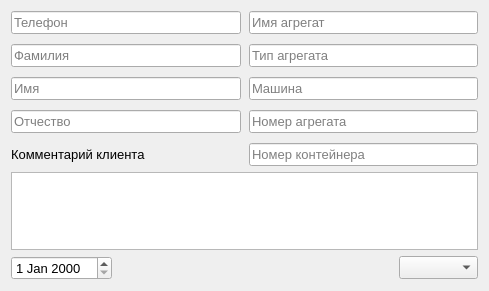
<?xml version="1.0" encoding="UTF-8"?>
<ui version="4.0">
 <class>ContentWidgetServiceCreator</class>
 <widget class="QWidget" name="ContentWidgetServiceCreator">
  <property name="geometry">
   <rect>
    <x>0</x>
    <y>0</y>
    <width>489</width>
    <height>291</height>
   </rect>
  </property>
  <property name="windowTitle">
   <string>Form</string>
  </property>
  <layout class="QVBoxLayout" name="verticalLayout">
   <item>
    <layout class="QGridLayout" name="gridLayout">
     <property name="horizontalSpacing">
      <number>8</number>
     </property>
     <property name="verticalSpacing">
      <number>10</number>
     </property>
     <item row="0" column="0">
      <widget class="QLineEdit" name="telephone">
       <property name="font">
        <font>
         <pointsize>10</pointsize>
        </font>
       </property>
       <property name="placeholderText">
        <string>Телефон</string>
       </property>
      </widget>
     </item>
     <item row="0" column="1">
      <widget class="QLineEdit" name="agregateName">
       <property name="font">
        <font>
         <pointsize>10</pointsize>
        </font>
       </property>
       <property name="placeholderText">
        <string>Имя агрегат</string>
       </property>
      </widget>
     </item>
     <item row="1" column="0">
      <widget class="QLineEdit" name="surname">
       <property name="font">
        <font>
         <pointsize>10</pointsize>
        </font>
       </property>
       <property name="placeholderText">
        <string>Фамилия</string>
       </property>
      </widget>
     </item>
     <item row="1" column="1">
      <widget class="QLineEdit" name="agregateType">
       <property name="font">
        <font>
         <pointsize>10</pointsize>
        </font>
       </property>
       <property name="placeholderText">
        <string>Тип агрегата</string>
       </property>
      </widget>
     </item>
     <item row="2" column="0">
      <widget class="QLineEdit" name="name">
       <property name="font">
        <font>
         <pointsize>10</pointsize>
        </font>
       </property>
       <property name="placeholderText">
        <string>Имя</string>
       </property>
      </widget>
     </item>
     <item row="2" column="1">
      <widget class="QLineEdit" name="car">
       <property name="font">
        <font>
         <pointsize>10</pointsize>
        </font>
       </property>
       <property name="placeholderText">
        <string>Машина</string>
       </property>
      </widget>
     </item>
     <item row="3" column="0">
      <widget class="QLineEdit" name="patronymic">
       <property name="font">
        <font>
         <pointsize>10</pointsize>
        </font>
       </property>
       <property name="placeholderText">
        <string>Отчество</string>
       </property>
      </widget>
     </item>
     <item row="3" column="1">
      <widget class="QLineEdit" name="agregateNumber">
       <property name="font">
        <font>
         <pointsize>10</pointsize>
        </font>
       </property>
       <property name="placeholderText">
        <string>Номер агрегата</string>
       </property>
      </widget>
     </item>
     <item row="4" column="0">
      <widget class="QLabel" name="label">
       <property name="font">
        <font>
         <pointsize>10</pointsize>
        </font>
       </property>
       <property name="text">
        <string>Комментарий клиента</string>
       </property>
      </widget>
     </item>
     <item row="4" column="1">
      <widget class="QLineEdit" name="boxNumber">
       <property name="font">
        <font>
         <pointsize>10</pointsize>
        </font>
       </property>
       <property name="placeholderText">
        <string>Номер контейнера</string>
       </property>
      </widget>
     </item>
    </layout>
   </item>
   <item>
    <widget class="QPlainTextEdit" name="comments">
     <property name="font">
      <font>
       <pointsize>10</pointsize>
      </font>
     </property>
     <property name="documentTitle">
      <string/>
     </property>
     <property name="plainText">
      <string/>
     </property>
    </widget>
   </item>
   <item>
    <layout class="QHBoxLayout" name="horizontalLayout">
     <item>
      <widget class="QDateEdit" name="date">
       <property name="font">
        <font>
         <pointsize>10</pointsize>
        </font>
       </property>
      </widget>
     </item>
     <item>
      <spacer name="horizontalSpacer">
       <property name="orientation">
        <enum>Qt::Horizontal</enum>
       </property>
       <property name="sizeHint" stdset="0">
        <size>
         <width>290</width>
         <height>20</height>
        </size>
       </property>
      </spacer>
     </item>
     <item>
      <widget class="QComboBox" name="masters">
       <property name="font">
        <font>
         <pointsize>10</pointsize>
        </font>
       </property>
      </widget>
     </item>
    </layout>
   </item>
  </layout>
 </widget>
 <resources/>
 <connections/>
</ui>
